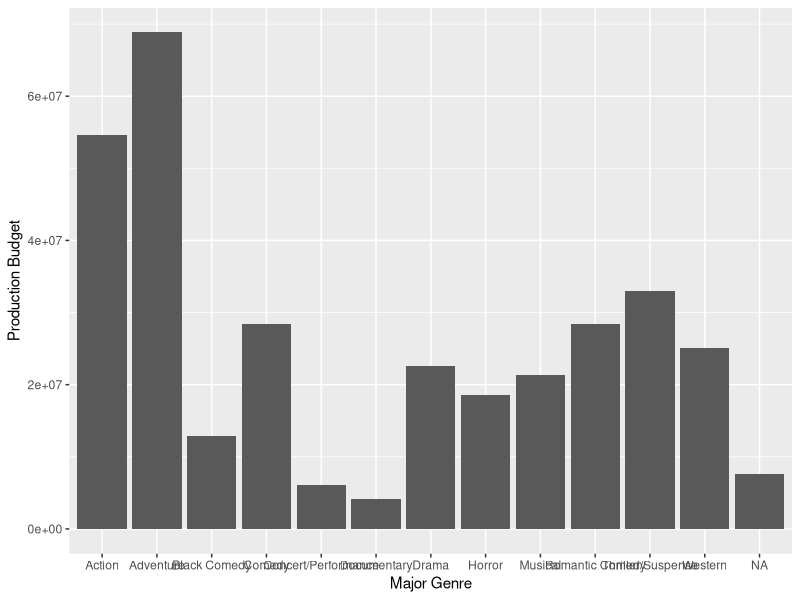

This chart was generated by the following R code:
library(tidyverse)

df <- read_csv("data/movies.csv")
ggplot(df) +
  geom_bar(aes(x = `Major Genre`, y = `Production Budget`),
    stat = "summary", fun = "mean"
  )
